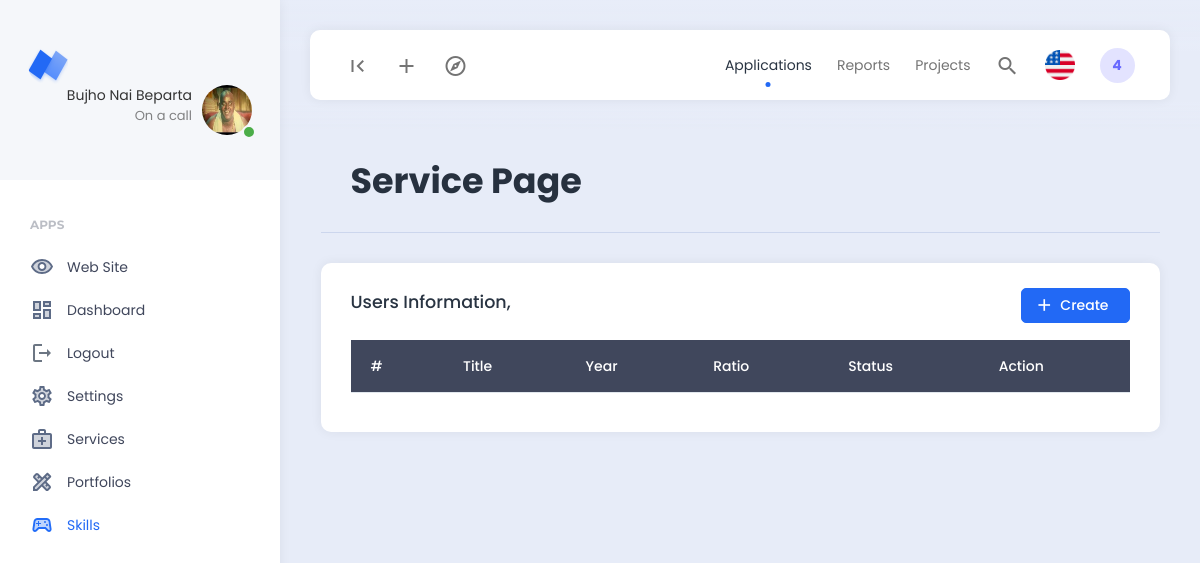
Before: /backend/skill/skills.php (signed in) with the older database file.
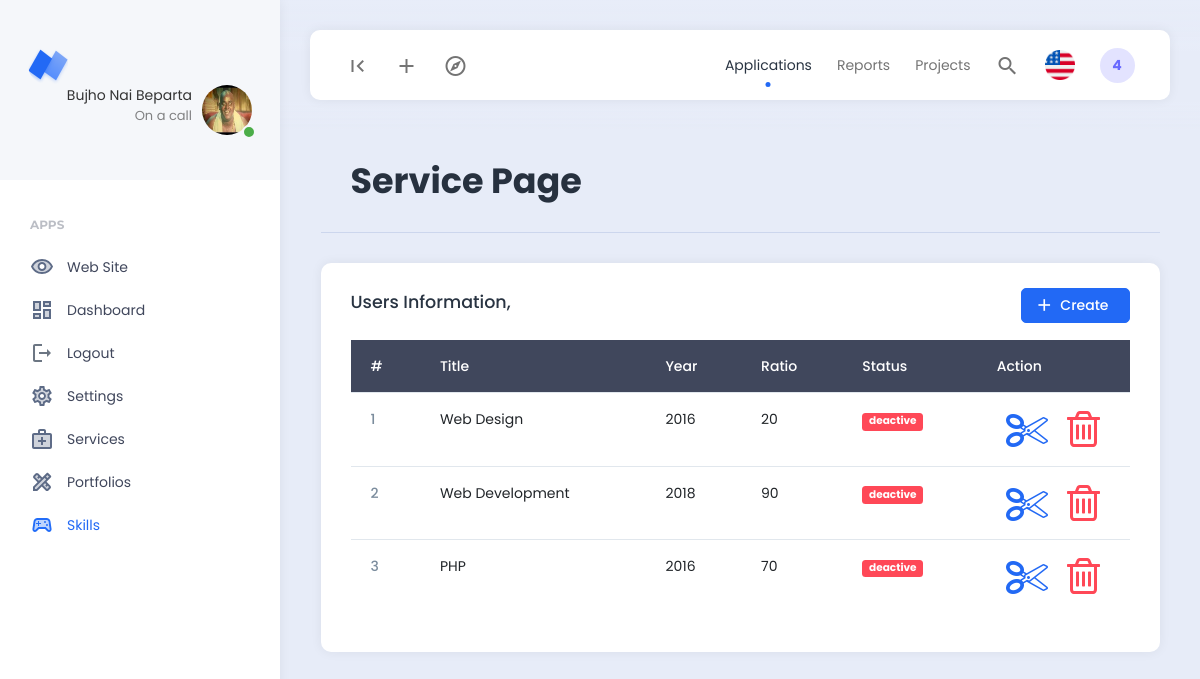
After: the same page with the newer database file.
### tables this page shows
CREATE TABLE `users` (
  `id` int NOT NULL,
  `name` varchar(200) NOT NULL,
  `email` varchar(200) NOT NULL,
  `image` varchar(200) NOT NULL DEFAULT 'default.jpg',
  `password` varchar(200) NOT NULL
);

CREATE TABLE `skills` (
  `id` int NOT NULL,
  `title` varchar(200) NOT NULL,
  `year` varchar(200) NOT NULL,
  `ratio` varchar(200) NOT NULL,
  `status` varchar(200) NOT NULL DEFAULT 'deactive'
);

### backend/skill/skills.php (the view, shortened to what this page needs)
<?php
include '../../config/database.php';
include "../master/header.php";
$skill_query = "SELECT * FROM skills";
$skills = mysqli_query($db_connect,$skill_query);
?>
<div class="row">
        <div class="col">
            <div class="page-description">
                <h1>Service Page</h1>
            </div>
        </div>
</div>
<div class="row">
        <div class="col-12">
            <div class="card">
                <div class="card-header d-flex justify-content-between align-items-center">
                    <h5>Users Information,</h5>
                    <a href="create.php" name="passubtn" class="btn btn-primary"><i class="material-icons">add</i>Create</a>
                </div>
                <div class="card-body">
                <div class="example-content">
                            <table class="table">
                                <thead class="table-dark">
                                    <tr>
                                        <th scope="col">#</th>
                                        <th scope="col">Title</th>
                                        <th scope="col">Year</th>
                                        <th scope="col">Ratio</th>
                                        <th scope="col">Status</th>
                                        <th scope="col">Action</th>
                                    </tr>
                                </thead>
                                <tbody>
                                    <?php
                                    $num = 1;
                                    foreach($skills as $skill): ?>
                                    <tr>
                                        <th scope="row">
                                        <?= $num++ ?>
                                        </th>
                                        <td>
                                        <?= $skill['title'] ?>
                                        </td>
                                        <td>
                                        <?= $skill['year'] ?>
                                        </td>
                                        <td>
                                        <?= $skill['ratio'] ?>
                                        </td>
                                        <td>
                                            <a href="store.php?statusid=<?= $skill['id'] ?>" class="<?= ($skill['status'] == 'active') ? 'badge bg-success' : 'badge bg-danger' ?>">
                                            <?= $skill['status'] ?>
                                            </a>
                                        </td>
                                        <td>
                                           <div class="d-flex justify-content-around">
                                           <a href="edit.php?editid=<?= $skill['id'] ?>" class="text-primary">
                                                <i class="fa-3x fa fa-cut"></i>
                                            </a>
                                            <a href="store.php?id=<?= $skill['id'] ?>" class="text-danger">
                                                <i class="fa-3x fa fa-trash-o"></i>
                                            </a>
                                           </div>
                                        </td>
                                    </tr>
                                    <?php endforeach;  ?>
                                </tbody>
                            </table>
                        </div>
                </div>
            </div>
        </div>
    </div>
<?php
include "../master/footer.php";
?>

### backend/master/header.php (shortened to what this page needs)
<?php
include '../../config/database.php';
$explode = explode('/',$_SERVER['PHP_SELF']);
$link = end($explode);
$id = $_SESSION['author_id'];
$user_query = "SELECT * FROM users WHERE id='$id'";
$user_connect = mysqli_query($db_connect,$user_query);
$user = mysqli_fetch_assoc($user_connect);
?>
<!DOCTYPE html>
<html lang="en">
<head>
    <link href="../../public/dashboard/assets/plugins/bootstrap/css/bootstrap.min.css" rel="stylesheet">
    <link href="../../public/dashboard/assets/plugins/perfectscroll/perfect-scrollbar.css" rel="stylesheet">
    <link href="../../public/dashboard/assets/plugins/pace/pace.css" rel="stylesheet">
    <link rel="stylesheet" href="https://cdnjs.cloudflare.com/ajax/libs/font-awesome/4.7.0/css/font-awesome.css" />
    <link href="../../public/dashboard/assets/css/main.min.css" rel="stylesheet">
    <link href="../../public/dashboard/assets/css/custom.css" rel="stylesheet">
</head>
<body>
    <div class="app align-content-stretch d-flex flex-wrap">
        <div class="app-sidebar">
            <div class="logo">
                <a href="index.html" class="logo-icon"><span class="logo-text">Neptune</span></a>
                <div class="sidebar-user-switcher user-activity-online">
                    <a href="#">
                        <?php if($user['image'] == 'default.jpg') : ?>
                        <img style="width: 50px; height:50px; border-radius:50%;" src="../../public/uploads/default/<?= $user['image'] ?>">
                        <?php else :  ?>
                        <img style="width: 50px; height:50px; border-radius:50%;" src="../../public/uploads/profile/<?= $user['image'] ?>">
                        <?php endif; ?>
                        <span class="activity-indicator"></span>
                        <span class="user-info-text"><?=  $_SESSION['author_name'] ?><br><span class="user-state-info">On a call</span></span>
                    </a>
                </div>
            </div>
            <div class="app-menu">
                <ul class="accordion-menu">
                    <li class="sidebar-title">
                        Apps
                    </li>
                    <li>
                        <a target="_blank" href="../../index.php" class="active"><i class="material-icons-two-tone">visibility</i>Web Site</a>
                    </li>
                    <li class="<?= ($link == 'home.php') ? 'active-page':'' ?>">
                        <a href="../home/home.php" class="active"><i class="material-icons-two-tone">dashboard</i>Dashboard</a>
                    </li>
                    <li>
                        <a href="../logout/logout.php" class="active"><i class="material-icons-two-tone">logout</i>Logout</a>
                    </li>
                    <li class="<?= ($link == 'profile.php') ? 'active-page':'' ?>">
                        <a href="../profile/profile.php"><i class="material-icons-two-tone">settings</i>Settings</a>
                    </li>
                    <li class="<?= ($link == 'services.php') ? 'active-page':'' ?>">
                        <a href="../service/services.php"><i class="material-icons-two-tone">medical_services</i>Services</a>
                    </li>
                    <li class="<?= ($link == 'portfolios.php') ? 'active-page':'' ?>">
                        <a href="../portfolio/portfolios.php"><i class="material-icons-two-tone">design_services</i>Portfolios</a>
                    </li>
                    <li class="<?= ($link == 'skills.php') ? 'active-page':'' ?>">
                        <a href="../skill/skills.php"><i class="material-icons-two-tone">sports_esports</i>Skills</a>
                    </li>
                </ul>
            </div>
        </div>
        <div class="app-container">
            <div class="app-header">
                <nav class="navbar navbar-light navbar-expand-lg">
                    <div class="container-fluid">
                        <div class="navbar-nav" id="navbarNav">
                            <ul class="navbar-nav">
                                <li class="nav-item">
                                    <a class="nav-link hide-sidebar-toggle-button" href="#"><i class="material-icons">first_page</i></a>
                                </li>
                                <li class="nav-item dropdown hidden-on-mobile">
                                    <a class="nav-link dropdown-toggle" href="#" id="addDropdownLink" role="button" data-bs-toggle="dropdown" aria-expanded="false">
                                        <i class="material-icons">add</i>
                                    </a>
                                </li>
                                <li class="nav-item dropdown hidden-on-mobile">
                                    <a class="nav-link dropdown-toggle" href="#" id="exploreDropdownLink" role="button" data-bs-toggle="dropdown" aria-expanded="false">
                                        <i class="material-icons-outlined">explore</i>
                                    </a>
                                </li>
                            </ul>
                        </div>
                        <div class="d-flex">
                            <ul class="navbar-nav">
                                <li class="nav-item hidden-on-mobile">
                                    <a class="nav-link active" href="#">Applications</a>
                                </li>
                                <li class="nav-item hidden-on-mobile">
                                    <a class="nav-link" href="#">Reports</a>
                                </li>
                                <li class="nav-item hidden-on-mobile">
                                    <a class="nav-link" href="#">Projects</a>
                                </li>
                                <li class="nav-item">
                                    <a class="nav-link toggle-search" href="#"><i class="material-icons">search</i></a>
                                </li>
                                <li class="nav-item hidden-on-mobile">
                                    <a class="nav-link language-dropdown-toggle" href="#" id="languageDropDown" data-bs-toggle="dropdown"><img src="../../public/dashboard/assets/images/flags/us.png" alt=""></a>
                                </li>
                                <li class="nav-item hidden-on-mobile">
                                    <a class="nav-link nav-notifications-toggle" id="notificationsDropDown" href="#" data-bs-toggle="dropdown">4</a>
                                </li>
                            </ul>
                        </div>
                    </div>
                </nav>
            </div>
            <div class="app-content">
                <div class="content-wrapper">
                    <div class="container">

### backend/master/footer.php (shortened to what this page needs)
                    </div>
                </div>
            </div>
        </div>
    </div>
</body>
</html>

Changed rows visible on the page:
added skills: title "Web Design", year "2016", ratio "20", status "deactive"
added skills: title "Web Development", year "2018", ratio "90", status "deactive"
added skills: title "PHP", year "2016", ratio "70", status "deactive"
